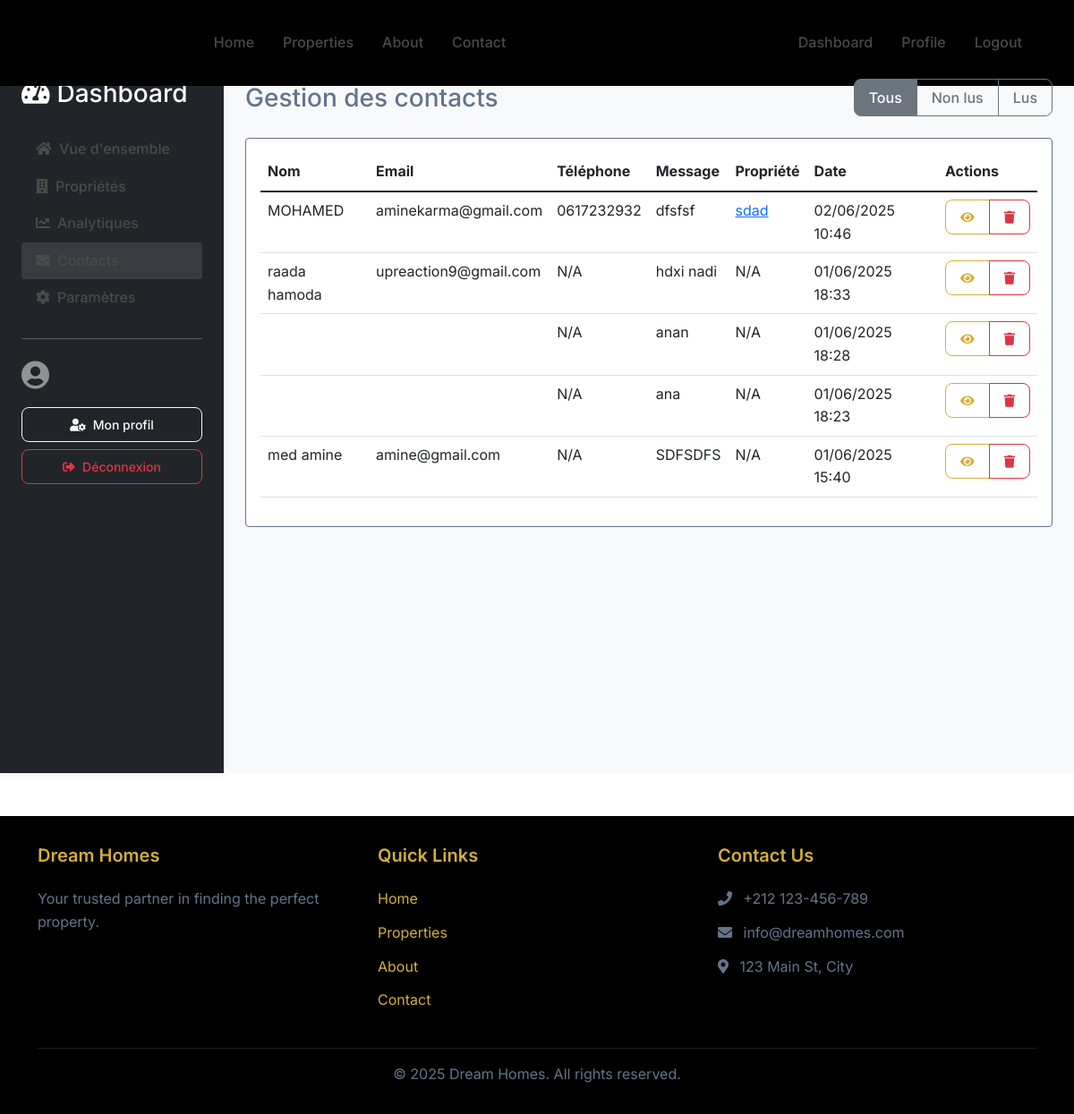
The app's page /dashboard/contacts/ (signed in) with its own data.
### dashboard/models.py (models this page shows, shortened)
class ContactSubmission(models.Model):
    name = models.CharField(max_length=100)
    email = models.EmailField()
    phone_number = models.CharField(max_length=20, blank=True, null=True)
    message = models.TextField()
    property = models.ForeignKey('properties.Property', on_delete=models.SET_NULL, null=True, blank=True)
    timestamp = models.DateTimeField(auto_now_add=True)
    is_read = models.BooleanField(default=False)

### properties/models.py (models this page shows, shortened)
class Property(models.Model):
    PROPERTY_TYPES = [
        ('house', _('House')),
        ('apartment', _('Apartment')),
        ('villa', _('Villa')),
        ('office', _('Office')),
        ('land', _('Land')),
    ]
    LISTING_TYPES = [
        ('sale', _('For Sale')),
        ('rent', _('For Rent')),
    ]
    title = models.CharField(_('Title'), max_length=200)
    title_ar = models.CharField(_('Titre (Arabe)'), max_length=200, blank=True)
    description = models.TextField(_('Description'))
    description_ar = models.TextField(_('Description (Arabe)'), blank=True)
    price = models.DecimalField(_('Price'), max_digits=12, decimal_places=2)
    property_type = models.CharField(_('Property Type'), max_length=20, choices=PROPERTY_TYPES, default='house')
    listing_type = models.CharField(_('Listing Type'), max_length=20, choices=LISTING_TYPES, default='sale')
    size = models.DecimalField(_('Size (m²)'), max_digits=10, decimal_places=2)
    bedrooms = models.IntegerField(_('Bedrooms'), null=True, blank=True)
    bathrooms = models.IntegerField(_('Bathrooms'), null=True, blank=True)
    location = models.CharField(_('Location'), max_length=200, default='Not specified')
    city = models.CharField(_('City'), max_length=100)
    address = models.CharField(_('Address'), max_length=255)
    image = models.ImageField(_('Main Image'), upload_to='properties/', null=True, blank=True)
    slug = models.SlugField(_('Slug'), unique=True, blank=True)
    featured = models.BooleanField(_('Featured'), default=False)
    available = models.BooleanField(_('Disponible'), default=True)
    created_at = models.DateTimeField(_('Created At'), auto_now_add=True)
    updated_at = models.DateTimeField(_('Updated At'), auto_now=True)
    agent = models.ForeignKey(User, on_delete=models.SET_NULL, related_name='properties', null=True, blank=True)
    total_views = models.PositiveIntegerField(_('Total Views'), default=0)
    viewed_by = models.ManyToManyField(
        User,
        through='PropertyView',
        related_name='viewed_properties',
        verbose_name=_('Viewed By')
    )
    class Meta:
        verbose_name = _('Property')
        verbose_name_plural = _('Properties')
        ordering = ['-created_at']

### dashboard/views.py (the view, shortened to what this page needs)
# urls.py: path('contacts/', views.contact_management, name='contact_management'),
@login_required
@user_passes_test(is_superuser)
def contact_management(request):
    if not request.user.is_superuser:
        return redirect('dashboard:login')
    contacts = ContactSubmission.objects.all().order_by('-timestamp')
    paginator = Paginator(contacts, 15)
    page_number = request.GET.get('page')
    page_obj = paginator.get_page(page_number)
    context = {
        'page_obj': page_obj,
        'unread_count': ContactSubmission.objects.filter(is_read=False).count(),
    }
    return render(request, 'dashboard/contact_management.html', context)

### dashboard/views.py (called while the page is built)
def is_superuser(user):
    return user.is_superuser

### templates/dashboard/contact_management.html (shortened to what this page needs)
{% extends 'dashboard/base_dashboard.html' %}
{% load static %}
{% load i18n %}
{% block dashboard_content %}
<div class="d-flex justify-content-between align-items-center mb-4">
    <h1 class="h3 mb-0">{% trans "Gestion des contacts" %}</h1>
    <div class="btn-group">
        <button type="button" class="btn btn-outline-secondary {% if not status %}active{% endif %}" data-status="all">
            {% trans "Tous" %}
        </button>
        <button type="button" class="btn btn-outline-secondary {% if status == 'unread' %}active{% endif %}" data-status="unread">
            {% trans "Non lus" %}
        </button>
        <button type="button" class="btn btn-outline-secondary {% if status == 'read' %}active{% endif %}" data-status="read">
            {% trans "Lus" %}
        </button>
    </div>
</div>
<div class="card">
    <div class="card-body">
        <div class="table-responsive">
            <table class="table table-hover">
                <thead>
                    <tr>
                        <th>{% trans "Nom" %}</th>
                        <th>{% trans "Email" %}</th>
                        <th>{% trans "Téléphone" %}</th>
                        <th>{% trans "Message" %}</th>
                        <th>{% trans "Propriété" %}</th>
                        <th>{% trans "Date" %}</th>
                        <th>{% trans "Actions" %}</th>
                    </tr>
                </thead>
                <tbody>
                    {% for contact in page_obj %}
                        <tr class="{% if not contact.is_read %}table-active{% endif %}">
                            <td>{{ contact.name }}</td>
                            <td>{{ contact.email }}</td>
                            <td>{{ contact.phone_number|default:"N/A" }}</td>
                            <td>{{ contact.message|truncatechars:50 }}</td>
                            <td>
                                {% if contact.property %}
                                    <a href="{% url 'properties:property_detail' contact.property.id %}">
                                        {{ contact.property.title }}
                                    </a>
                                {% else %}
                                    {% trans "N/A" %}
                                {% endif %}
                            </td>
                            <td>{{ contact.timestamp|date:"d/m/Y H:i" }}</td>
                            <td>
                                <div class="btn-group">
                                    <button type="button" class="btn btn-sm btn-outline-primary" data-bs-toggle="modal" data-bs-target="#contactModal{{ contact.id }}">
                                        <i class="fas fa-eye"></i>
                                    </button>
                                    <button type="button" class="btn btn-sm btn-outline-danger" data-bs-toggle="modal" data-bs-target="#deleteModal{{ contact.id }}">
                                        <i class="fas fa-trash"></i>
                                    </button>
                                </div>
                            </td>
                        </tr>
                    {% empty %}
                        <tr>
                            <td colspan="7" class="text-center py-4">
                                <p class="text-muted mb-0">{% trans "Aucun contact trouvé" %}</p>
                            </td>
                        </tr>
                    {% endfor %}
                </tbody>
            </table>
        </div>
    </div>
</div>
{% endblock %}

### static/css/style.css (style rules this page uses)
:root { --primary-color: #000000; --secondary-color: #4A4A4A; --accent-color: #2D68FF; --light-gray: #F5F5F5; --text-color: #333333; --border-radius: 12px; }
body { font-family: 'Inter', -apple-system, BlinkMacSystemFont, 'Segoe UI', Roboto, Oxygen, Ubuntu, Cantarell, sans-serif; color: var(--text-color); line-height: 1.6; }
.btn { padding: 0.75rem 1.5rem; border-radius: var(--border-radius); font-weight: 500; transition: all 0.3s ease; }
.btn-outline-primary { color: var(--primary-color); border-color: var(--primary-color); }
html { scroll-behavior: smooth; }

### templates/base.html (style rules this page uses)
:root { --muted-gold: #D4AF37; --slate-gray: #64748B; --black: #000000; }
body { color: var(--slate-gray); background-color: #ffffff; }
.btn-outline-primary { color: var(--muted-gold); border-color: var(--muted-gold); }
.card { border-color: var(--slate-gray); }

### templates/dashboard/contact_management.html (style rules this page uses)
.btn { border-radius: 8px; padding: 8px 16px; }

### records on screen
ContactSubmission: name "MOHAMED", email "aminekarma@gmail.com", phone_number "0617232932", message "dfsfsf", property "sdad", timestamp "02/06/2025 10:46"
ContactSubmission: name "raada hamoda", email "upreaction9@gmail.com", phone_number "N/A", message "hdxi nadi", timestamp "01/06/2025 18:33"
ContactSubmission: phone_number "N/A", message "anan", timestamp "01/06/2025 18:28"
ContactSubmission: phone_number "N/A", message "ana", timestamp "01/06/2025 18:23"
ContactSubmission: name "med amine", email "amine@gmail.com", phone_number "N/A", message "SDFSDFS", timestamp "01/06/2025 15:40"
